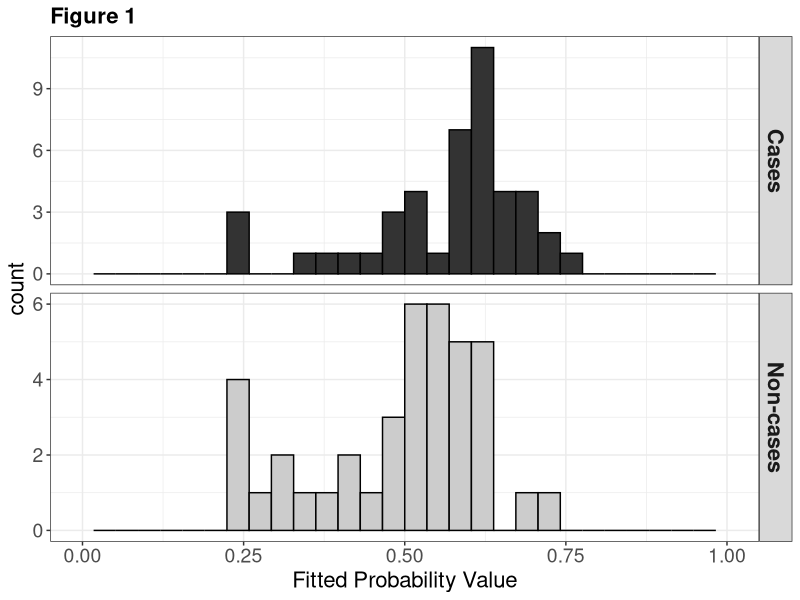
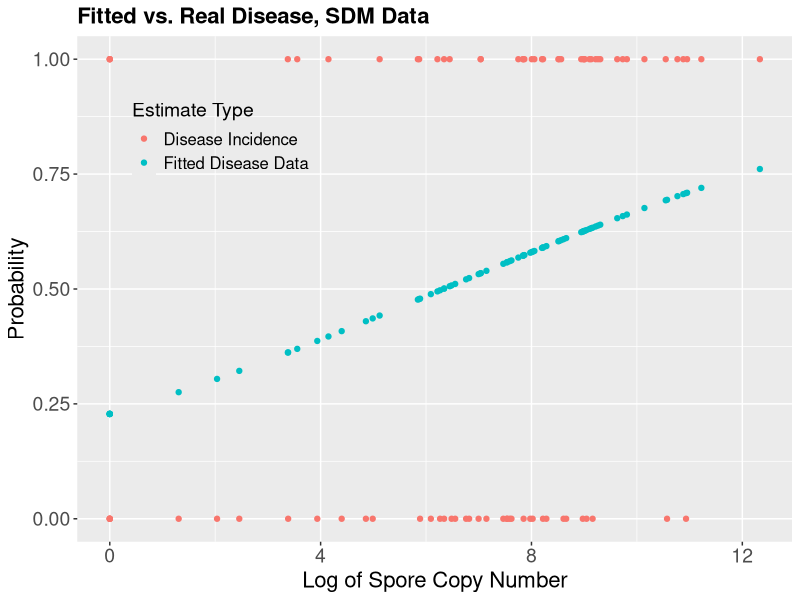
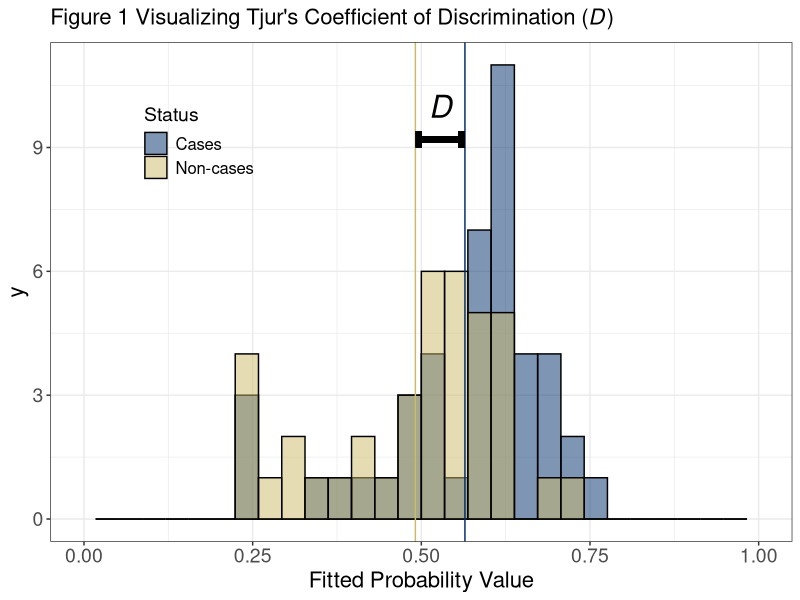
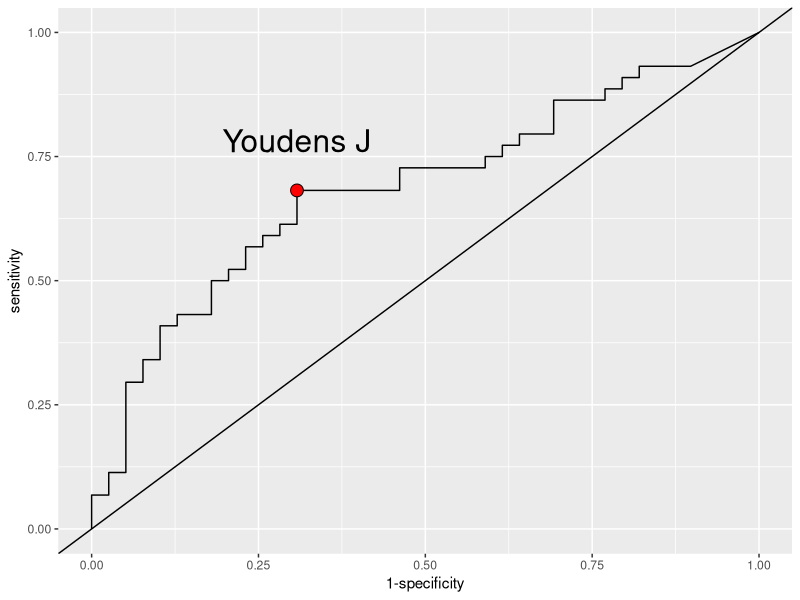
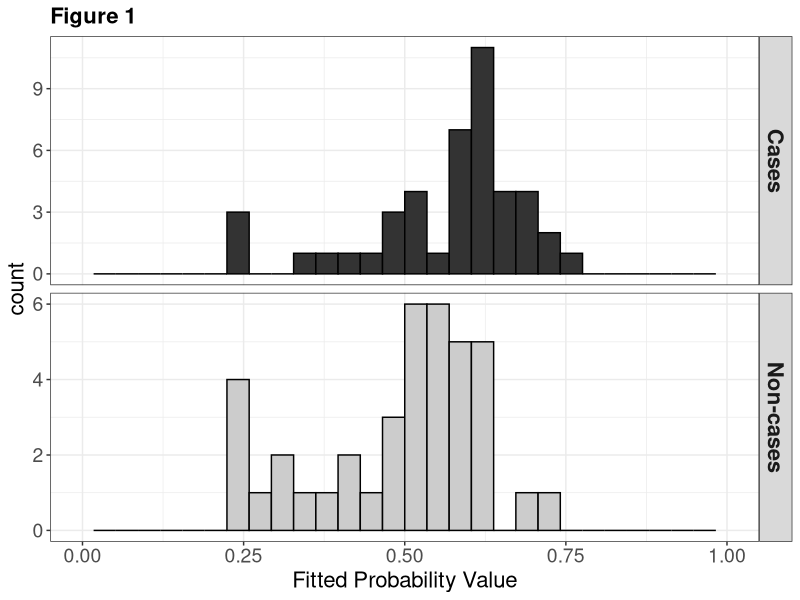
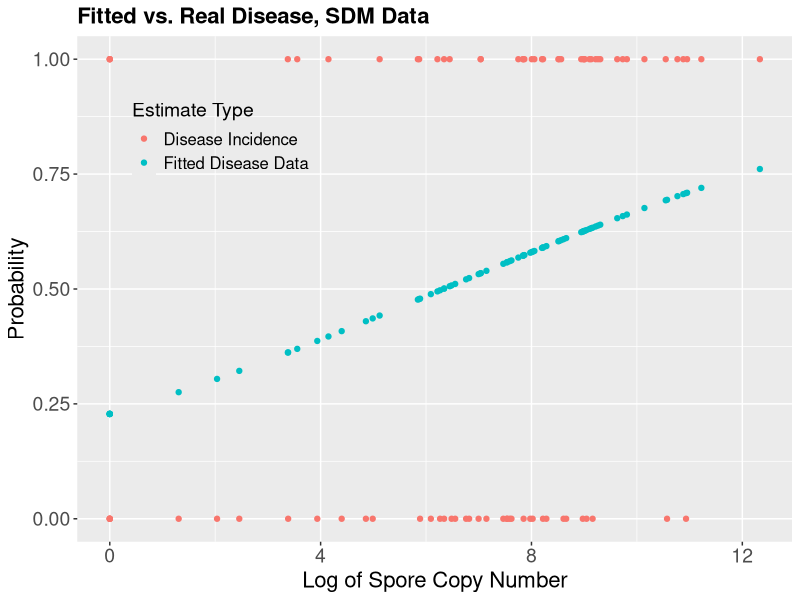
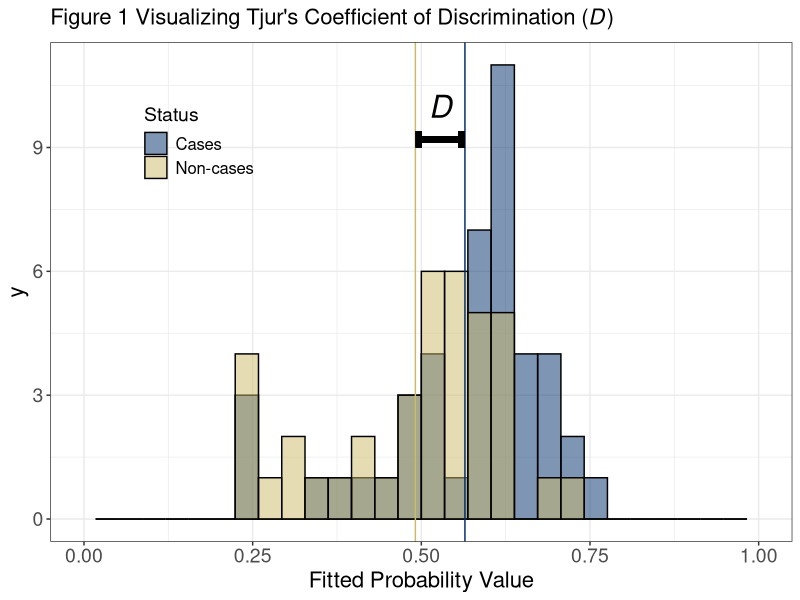

Recreate these plots in R, in order.
## ---- chunk 1
knitr::opts_chunk$set(echo = TRUE) #change this to FALSE to suppress printing the code
library(tidyverse)
library(pROC)
## ---- chunk 2
# Analysis of SDM data from Choudhury et al 2016.
# Get the data and take a look at the top of the data file

data<-read_csv("data/roc.test.csv") 
head(data)
# Fit the basic logistic regression on Disease using Spore.4
dismodel1 <- glm(Disease~`Spore-4`,family=binomial(link='logit'), data = data) #I needed to put tics (`) around Spore-4 because when i loaded it with read_csv it read it as 'Spore-4', not 'Spore.4' rac
summary(dismodel1)
## ---- chunk 3
# Take a look at the fitted probability values from the regression.
fits1<-as.numeric(dismodel1$fitted.values) # need this because fitted.values is a list and while hist understands what
                                           # to do with it if you don't monkey about with it, asking it to sub-divide
                                           # the vector of values using the logical == confuses it, so we have to 
                                           # pull the numerical bit out of the list.
dis_state2<-dismodel1$model$Disease #this pulls it directly from the model rac
spore4_rac<-dismodel1$model$`Spore-4` #this pulls it directly from the model rac

#I'm going to redo this in ggplot/tidyr feel free to ignore RAC
SDM_rac<-data.frame(fits1=fits1, disease=dis_state2, spore4=spore4_rac)
SDM_rac1<-SDM_rac %>%
  mutate(.,status=ifelse(disease==0, "Non-cases", "Cases")) 

SDM_rac1$status <- factor(SDM_rac1$status, levels = c("Cases","Non-cases"))

ggplot(SDM_rac1, aes(fits1, fill=status))+
 geom_histogram(color="black")+
  scale_x_continuous(limits=c(0,1))+
  facet_grid(status~., scales = "free_y")+ 
  xlab("Fitted Probability Value")+
  scale_fill_manual(values = c("grey20", "grey80"))+
    theme_bw()+
  theme(legend.position = "none",
        legend.background = element_blank(),
        strip.text = element_text(face="bold", size = 16),
        axis.title = element_text(size = 16),
        axis.text = element_text(size = 14),
        legend.text = element_text(size = 12),
        legend.title = element_text(size = 14),
        plot.title = element_text(size = 16, face = "bold"))+
  ggtitle("Figure 1")+
  guides(fill=guide_legend(title = "Status"))
 
ggsave(filename = "figures/sdm_dot_hist_facet.png")

## ---- chunk 4
  # Generate a plot of binary disease variable and fitted probabilities
# There are four NA values corresponding to zeros in the data.  Dump
# the NA values and make a reduced vector for plotting the results
#Spore4<-na.omit(data$`Spore-4`) #couldnt get this to work rac
#plot(Spore4,dismodel1$fitted.values, xlab="ln(DNA copies)", ylab="Probability", col="dark blue",ylim=c(0,1))
#points(Spore.4,Disease, col="red")

SDM_rac_spore_melt=SDM_rac %>%
  gather(est.type, disease, -spore4)

ggplot(SDM_rac_spore_melt, aes(spore4, disease, color=est.type))+
  geom_point()+
  xlab("Log of Spore Copy Number")+
  ylab("Probability")+ #not sure this is the right label? rac
  ggtitle("Fitted vs. Real Disease, SDM Data")+
  theme(legend.position = c(.2,.8),
        legend.background = element_blank(),
        strip.text = element_text(face="bold", size = 16),
        axis.title = element_text(size = 16),
        axis.text = element_text(size = 14),
        legend.text = element_text(size = 12),
        legend.title = element_text(size = 14),
        plot.title = element_text(size = 16, face = "bold"))+
  guides(color=guide_legend(title = "Estimate Type"))+
  scale_color_discrete(labels=c("Disease Incidence","Fitted Disease Data"))
  ggsave(filename = "figures/sdm_real_fit.png")


## ---- chunk 5
pc<-mean(subset(SDM_rac, disease == 1)$fits1)
pnc<-mean(subset(SDM_rac, disease == 0)$fits1)
d=pc-pnc
print(paste("Tjur's coefficient of discrimination is", round(d,4)))
## ---- chunk 6
ggplot(SDM_rac1, aes(fits1, fill=status))+
 geom_histogram(color="black", position = "identity", alpha=0.5)+
  scale_x_continuous(limits=c(0,1))+
   geom_vline(xintercept =pc, color="#002C6AFF")+
   geom_vline(xintercept =pnc, color="#CBBA69FF")+ 
  geom_segment(aes(x = pnc+(pc+pnc)/200, y = 9.2, xend = pc-(pc+pnc)/200, yend = 9.2),  size=2)+
  geom_segment(aes(x = pc-(pc+pnc)/200, y = 9.2+0.2, xend = pc-(pc+pnc)/200, yend = 9.2-0.2), size=2)+
    geom_segment(aes(x = pnc+(pc+pnc)/200, y = 9.2+0.2, xend = pnc+(pc+pnc)/200, yend = 9.2-0.2), size=2)+
  annotate("text", label = "italic(D)", parse=T, x = (pc+pnc)/2, y = 10, size = 8)+
  xlab("Fitted Probability Value")+
  scale_fill_manual(values = c("#002C6AFF", "#CBBA69FF"))+
    theme_bw()+
  theme(legend.position = c(.2, .8),
        legend.background = element_blank(),
        strip.text = element_text(face="bold", size = 16),
        axis.title = element_text(size = 16),
        axis.text = element_text(size = 14),
        legend.text = element_text(size = 12),
        legend.title = element_text(size = 14),
        plot.title = element_text(size = 16, face = "bold"))+
  ggtitle(expression(paste("Figure 1 Visualizing Tjur's Coefficient of Discrimination (", italic("D"), ")")))+
  guides(fill=guide_legend(title = "Status"))
 
ggsave(filename = "figures/sdm_dot_hist_facet.png")
## ---- chunk 7
roc_4<-roc(data$Disease, data$`Spore-4`)
youden_j<-data.frame(as.list(coords(roc_4, x="best", input="threshold", best.method="youden"))) %>%
  mutate(inv_spec=1-specificity,
         youden_j=sensitivity+specificity-1);youden_j
ggroc(roc_4, legacy.axes = T)+
  geom_abline(slope = 1) +
  geom_point(data=youden_j, aes(inv_spec, sensitivity), shape=21, size=4, fill="red") +
  annotate("text", label = "Youdens J",x = youden_j$inv_spec, y = youden_j$sensitivity+0.1, size=8 )
## ---- chunk 8

SDM_rac2<- SDM_rac1 %>%
  mutate(status_pred_youden = ifelse(spore4>youden_j$threshold, "Cases", "Non-cases"),
         status_pred_count = ifelse(spore4>youden_j$threshold, 1, 0),
         status_pred_count_test = ifelse(fits1>0.5, 1, 0))
case_prior= sum(SDM_rac2$disease)/nrow(SDM_rac2)
control_prior=1-case_prior

p_c_plus<-SDM_rac2 %>%
  filter(status_pred_youden == "Cases")
p_c_plus<-sum(p_c_plus$disease)/nrow(p_c_plus)
p_nc_plus<-1-p_c_plus

p_c_minus<-SDM_rac2 %>%
  filter(status_pred_youden == "Non-cases")
p_c_minus<-sum(p_c_minus$disease)/nrow(p_c_minus)
p_nc_minus<-1-p_c_minus
## ---- chunk 9
case_count<-sum(SDM_rac2$disease)
control_count<-nrow(SDM_rac2)-case_count

log_score_case_prior<- -log(case_prior)
log_score_control_prior<- -log(control_prior)

S0<-log_score_case_prior*case_count + log_score_control_prior*control_count

log_p_c_plus<- -log(p_c_plus)
log_p_nc_plus<- -log(p_nc_plus)
log_p_c_minus<- -log(p_c_minus)
log_p_nc_minus<- -log(p_nc_minus)

p_nc_pred_count<-SDM_rac2 %>%
  filter(status_pred_youden == "Non-cases") %>%
  count(status)

p_c_pred_count<-SDM_rac2 %>%
  filter(status_pred_youden == "Cases") %>%
  count(status)

S<-log_p_c_plus*p_c_pred_count[1,2] +
  log_p_nc_plus*p_c_pred_count[2,2] +
  log_p_c_minus*p_nc_pred_count[1,2] +
  log_p_nc_minus*p_nc_pred_count[2,2]

mcfaddens<-1-(S/S0)
print(paste("McFadden's coefficient of discrimination is", round(mcfaddens,4)))
maddala<-1-exp(-(2/nrow(SDM_rac2))*(S0-S))
print(paste("Maddala's R^2 is", round(maddala,4)))

nagelkerke<- maddala / (1-exp(-(2/nrow(SDM_rac2))*(S0)))
print(paste("Nagelkerke's R^2 is", round(nagelkerke,4)))

## ---- chunk 10
sessionInfo()
